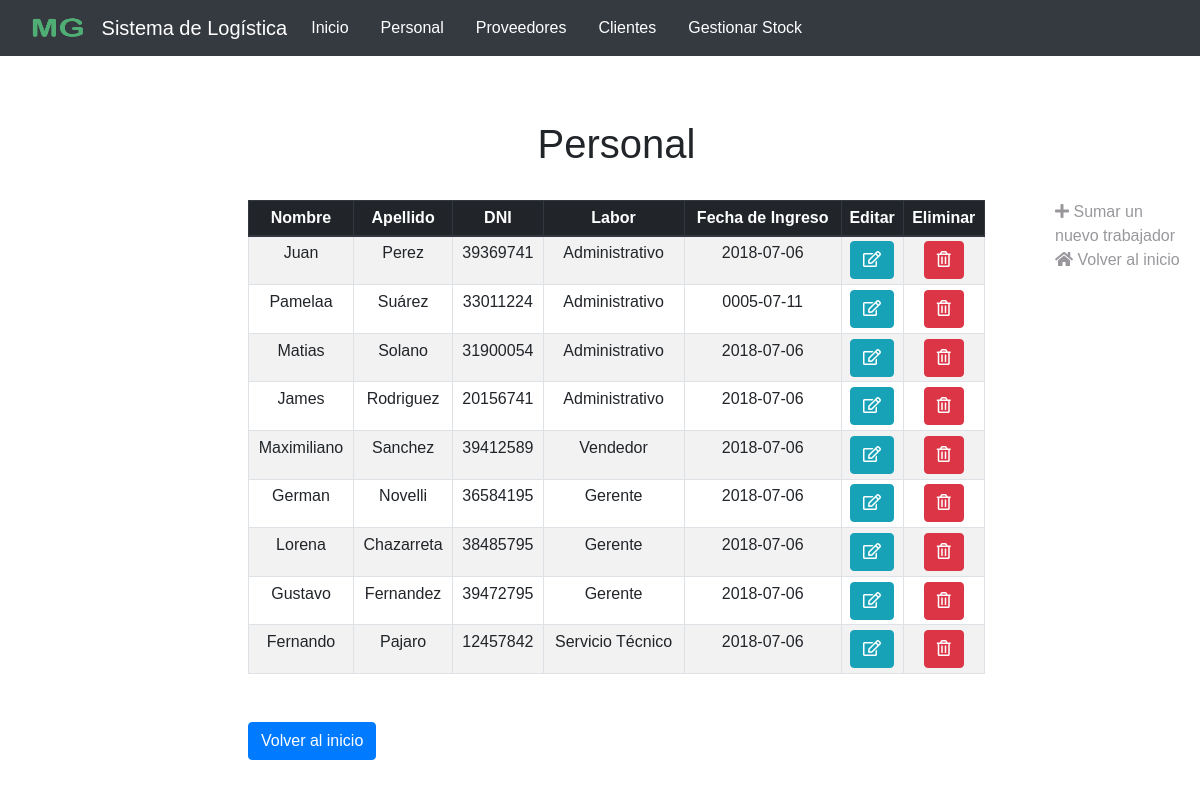
The page /empleados/FichasEmpleados.php on the database as committed earlier.
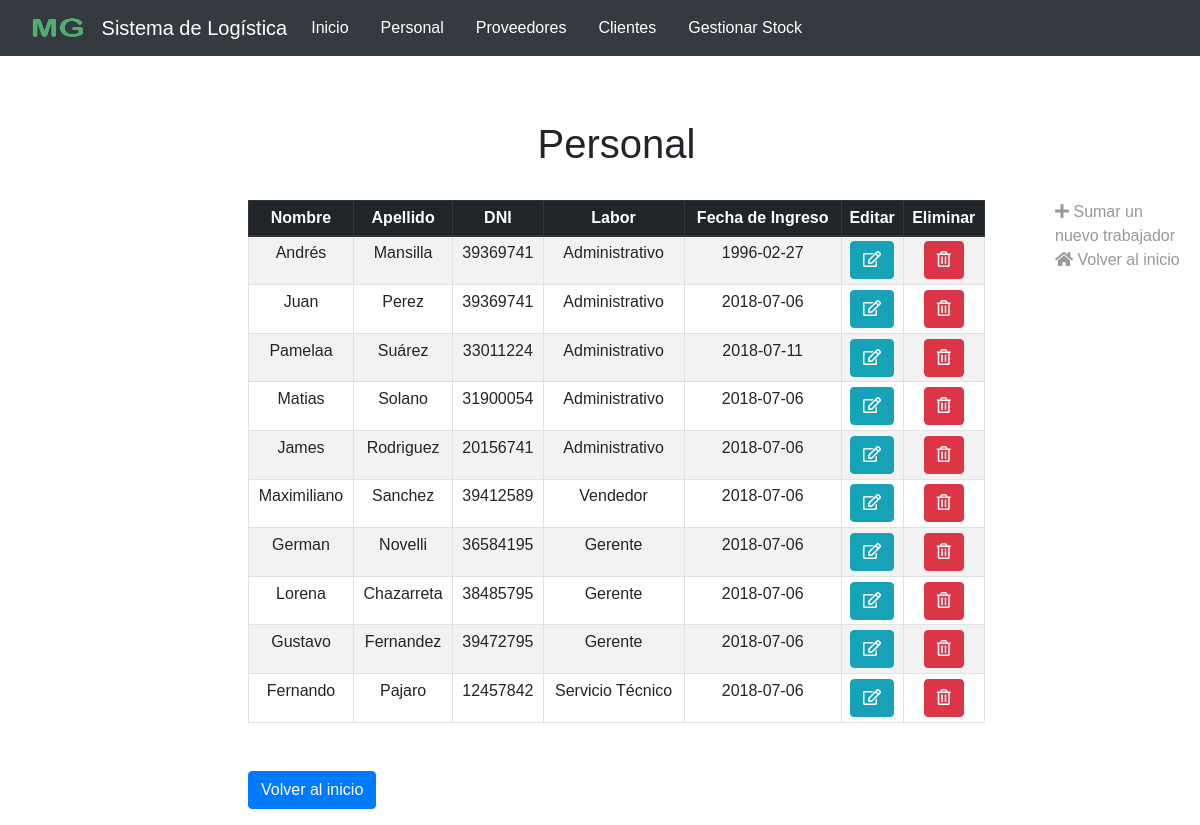
The same page on the database as committed later.
### tables this page shows
CREATE TABLE `personales` (
  `id` int(11) NOT NULL,
  `nombre` varchar(50) NOT NULL,
  `apellido` varchar(50) NOT NULL,
  `DNI` int(11) NOT NULL,
  `fecha_ingreso_laboral` date NOT NULL,
  `telefono` int(11) NOT NULL,
  `labor_id` int(50) NOT NULL
);

CREATE TABLE `labores` (
  `id` int(50) NOT NULL,
  `nombre` varchar(50) NOT NULL
);

### empleados/FichasEmpleados.php (the view, shortened to what this page needs)
<!DOCTYPE html>
<html>
	<head>
	<link rel="stylesheet" href="/MasterGame/css/bootstrap.css">
	<link rel="stylesheet" href="https://use.fontawesome.com/releases/v5.3.1/css/all.css">
	</head>
	<body>
		<nav class="navbar navbar-expand-lg navbar-dark bg-dark"
		style="position: sticky; z-index: 1071; top: 0;">
			<div class="d-flex justify-content-end">
		    <a class="navbar-brand" href="../index.html"  style="color: #fff;">
			    <img src="/MasterGame/images/mg2.jpg" width="80" height="30" class="d-inline-block align-top" data-toggle="tooltip" data-placement="bottom" title="Sistema de Logística Master Game">
			    Sistema de Logística
			   </a>
			<div class="nav navbar-nav navbar-right">
				<div class="collapse navbar-collapse" id="navbarText">
					<ul class="navbar-nav mr-auto">
			    		<li class="nav-item active">
			    			<a class="nav-link" href="../index.html" style="margin-right: 1rem; color: #fff;">Inicio <span class="sr-only">(current)</span></a>
			    		</li>
			    		<li class="nav-item" style="margin-right: 1rem;">
			    			<a class="nav-link" href="../empleados/FichasEmpleados.php" style="color: #fff;">Personal</a>
			    		</li>
			    		<li class="nav-item" style="margin-right: 1rem;">
			    			<a class="nav-link" href="../proveedores/Proveedores.php" style="color: #fff;">Proveedores</a>
			    		</li>
			    		<li class="nav-item" style="margin-right: 1rem;">
			    			<a class="nav-link" href="../clientes/crud.php" style="color: #fff;">Clientes</a>
			    		</li>
			    		<li class="nav-item" style="margin-right: 1rem;">
			    			<a class="nav-link" href="../inventarioo/nuevo.php" style="color: #fff;">Gestionar Stock</a>
			    		</li>
			    	</ul>
				</div>
			</div>
		</nav>
		<div class="container-fluid" style="margin-top: 3rem;">
			<div class="row flex-xl-nowrap">
				<div class="col-12 col-md-3 col-xl-2 bd-sidebar">
				</div>
				<main class="col-12 col-md-9 col-xl-8 py-md-3 pl-md-5 bd-content">
				<h1 style="text-align: center; margin-bottom: 2rem;">Personal</h1>
				<?php
					$pdo = conectar();
					$stmt = $pdo->prepare('SELECT personales.id as id, personales.nombre, personales.apellido, personales.DNI, personales.fecha_ingreso_laboral, labores.nombre as laburo FROM personales JOIN labores ON personales.labor_id=labores.id');
					$stmt->execute();
					$row = $stmt->fetchAll(PDO::FETCH_ASSOC);
				   	echo '<table class="table table-bordered table-sm table-hover table-striped" style="text-align:center;">
				   			<thead class="thead-dark">
					   			<tr>
					   				<th scope="col"> Nombre </th>
					   				<th scope="col"> Apellido </th>
					   				<th scope="col"> DNI </th>
					   				<th scope="col"> Labor </th>
					   				<th scope="col"> Fecha de Ingreso </th>
					   				<th scope="col"> Editar </th>
					   				<th scope="col"> Eliminar </th>
					   			</tr>
				   			</thead>
				   			<tbody>';
				   		foreach ($row as $key) {
				   		 	echo '<tr>';
							    echo '<td>'. $key['nombre']. '</td>';
							    echo '<td>'. $key['apellido'] .'</td>';
							    echo '<td>'. $key['DNI'] .'</td>';
							    echo '<td>'. $key['laburo'] .'</td>';
							    echo '<td>'. $key['fecha_ingreso_laboral'] .'</td>';
							   echo '<td>
							    		<a href="modificarEmpleados.php?id='.$key['id'].'">
							    			<button class="btn btn-info">
								    			<i class="far fa-edit"></i>
								    		</button>
							    		</a>
							    	 </td>';
							    echo '<td>
							    		<a href="baja.php?id='.$key['id'].'">
							    			<button class="btn btn-danger">
								    			<i class="far fa-trash-alt"></i>
								    		</button>
							    		</a>
							    	 </td>
							   	</tr>';
							}
						echo '</tbody>
					  </table>';
				?>
				<a href="../index.html" class="btn btn-primary" style="margin-top: 2rem;">Volver al inicio</a>
				</main>
				<div class="d-none d-xl-block col-xl-2 bd-toc" style="margin-top: 2rem;">
					<ul class="section-nav" style="list-style: none; margin-top: 4rem;">
						<li class="toc-entry toc-h2">
							<a href="formAlta.php" style="color:#99979c">
								<i class="fa fa-plus" aria-hidden="true"></i> Sumar un nuevo trabajador
							</a>
						</li>
						<li class="toc-entry toc-h2">
							<a href="../index.html" style="color:#99979c">
								<i class="fa fa-home" aria-hidden="true"></i> Volver al inicio
							</a>
						</li>
					</ul>
				</div>
			</div>
		</div>
	</body>
</html>

Rows that differ between the two databases and show on the page:
added personales: nombre "Andrés", apellido "Mansilla", DNI "39369741", labor.nombre "Administrativo", fecha_ingreso_laboral "1996-02-27"
changed personales "Pamelaa": fecha_ingreso_laboral "0005-07-11" → "2018-07-11"
